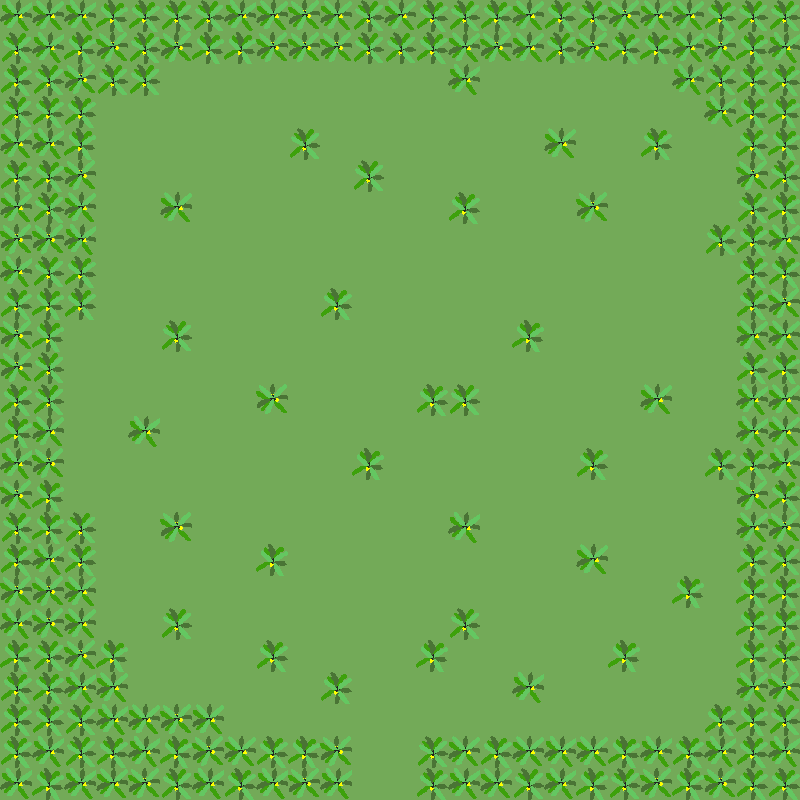

This game map was drawn from its Tiled (.tmx) file and the tilesets committed beside it. A one-line description and the full map source follow:
An orthogonal 25x25 tile map with 32x32 px tiles, 2 tile layers (background, blocked) and 22 objects (13x enemie, 7x coin, startingposition, portal).

<map version="1.5" tiledversion="1.7.2" orientation="orthogonal" renderorder="right-down" width="25" height="25" tilewidth="32" tileheight="32" infinite="0" nextlayerid="10" nextobjectid="23">
 <editorsettings>
  <export format="json" />
 </editorsettings>
 <tileset firstgid="1" name="poop_sheet" tilewidth="32" tileheight="32" tilecount="9" columns="3">
  <image source="tile_sheet.png" width="96" height="96" />
  <tile id="0">
   <properties>
    <property name="collides" type="bool" value="false" />
   </properties>
  </tile>
  <tile id="1">
   <properties>
    <property name="collides" type="bool" value="true" />
   </properties>
  </tile>
  <tile id="2">
   <properties>
    <property name="collides" type="bool" value="true" />
   </properties>
  </tile>
  <tile id="3">
   <properties>
    <property name="collides" type="bool" value="true" />
   </properties>
  </tile>
  <tile id="4">
   <properties>
    <property name="collides" type="bool" value="true" />
   </properties>
  </tile>
  <tile id="5">
   <properties>
    <property name="collides" type="bool" value="true" />
   </properties>
  </tile>
  <tile id="6">
   <properties>
    <property name="collides" type="bool" value="true" />
   </properties>
  </tile>
  <tile id="7">
   <properties>
    <property name="collides" type="bool" value="false" />
   </properties>
  </tile>
  <tile id="8">
   <properties>
    <property name="collides" type="bool" value="false" />
   </properties>
  </tile>
 </tileset>
 <layer id="2" name="background" width="25" height="25" locked="1">
  <data encoding="csv">
1,1,1,1,1,1,1,1,1,1,1,1,1,1,1,1,1,1,1,1,1,1,1,1,1,
1,1,1,1,1,1,1,1,1,1,1,1,1,1,1,1,1,1,1,1,1,1,1,1,1,
1,1,1,1,1,1,1,1,1,1,1,1,1,1,1,1,1,1,1,1,1,1,1,1,1,
1,1,1,1,1,1,1,1,1,1,1,1,1,1,1,1,1,1,1,1,1,1,1,1,1,
1,1,1,1,1,1,1,1,1,1,1,1,1,1,1,1,1,1,1,1,1,1,1,1,1,
1,1,1,1,1,1,1,1,1,1,1,1,1,1,1,1,1,1,1,1,1,1,1,1,1,
1,1,1,1,1,1,1,1,1,1,1,1,1,1,1,1,1,1,1,1,1,1,1,1,1,
1,1,1,1,1,1,1,1,1,1,1,1,1,1,1,1,1,1,1,1,1,1,1,1,1,
1,1,1,1,1,1,1,1,1,1,1,1,1,1,1,1,1,1,1,1,1,1,1,1,1,
1,1,1,1,1,1,1,1,1,1,1,1,1,1,1,1,1,1,1,1,1,1,1,1,1,
1,1,1,1,1,1,1,1,1,1,1,1,1,1,1,1,1,1,1,1,1,1,1,1,1,
1,1,1,1,1,1,1,1,1,1,1,1,1,1,1,1,1,1,1,1,1,1,1,1,1,
1,1,1,1,1,1,1,1,1,1,1,1,1,1,1,1,1,1,1,1,1,1,1,1,1,
1,1,1,1,1,1,1,1,1,1,1,1,1,1,1,1,1,1,1,1,1,1,1,1,1,
1,1,1,1,1,1,1,1,1,1,1,1,1,1,1,1,1,1,1,1,1,1,1,1,1,
1,1,1,1,1,1,1,1,1,1,1,1,1,1,1,1,1,1,1,1,1,1,1,1,1,
1,1,1,1,1,1,1,1,1,1,1,1,1,1,1,1,1,1,1,1,1,1,1,1,1,
1,1,1,1,1,1,1,1,1,1,1,1,1,1,1,1,1,1,1,1,1,1,1,1,1,
1,1,1,1,1,1,1,1,1,1,1,1,1,1,1,1,1,1,1,1,1,1,1,1,1,
1,1,1,1,1,1,1,1,1,1,1,1,1,1,1,1,1,1,1,1,1,1,1,1,1,
1,1,1,1,1,1,1,1,1,1,1,1,1,1,1,1,1,1,1,1,1,1,1,1,1,
1,1,1,1,1,1,1,1,1,1,1,1,1,1,1,1,1,1,1,1,1,1,1,1,1,
1,1,1,1,1,1,1,1,1,1,1,1,1,1,1,1,1,1,1,1,1,1,1,1,1,
1,1,1,1,1,1,1,1,1,1,1,1,1,1,1,1,1,1,1,1,1,1,1,1,1,
1,1,1,1,1,1,1,1,1,1,1,1,1,1,1,1,1,1,1,1,1,1,1,1,1
</data>
 </layer>
 <layer id="3" name="blocked" width="25" height="25">
  <data encoding="csv">
4,3,4,7,6,5,5,4,3,2,3,5,3,6,5,6,3,6,5,2,3,3,6,5,5,
5,4,7,2,5,2,7,7,2,2,2,5,5,6,3,2,3,5,2,6,7,3,2,7,4,
6,5,2,5,5,0,0,0,0,0,0,0,0,0,4,0,0,0,0,0,0,4,5,6,6,
5,6,6,0,0,0,0,0,0,0,0,0,0,0,0,0,0,0,0,0,0,0,4,7,7,
3,4,7,0,0,0,0,0,0,5,0,0,0,0,0,0,0,3,0,0,6,0,0,6,7,
6,6,2,0,0,0,0,0,0,0,0,5,0,0,0,0,0,0,0,0,0,0,0,2,5,
3,5,3,0,0,3,0,0,0,0,0,0,0,0,6,0,0,0,2,0,0,0,0,5,7,
2,2,4,0,0,0,0,0,0,0,0,0,0,0,0,0,0,0,0,0,0,0,5,6,3,
4,5,6,0,0,0,0,0,0,0,0,0,0,0,0,0,0,0,0,0,0,0,0,6,6,
6,7,6,0,0,0,0,0,0,0,6,0,0,0,0,0,0,0,0,0,0,0,0,6,2,
2,7,0,0,0,5,0,0,0,0,0,0,0,0,0,0,7,0,0,0,0,0,0,3,3,
2,5,0,0,0,0,0,0,0,0,0,0,0,0,0,0,0,0,0,0,0,0,0,6,7,
6,5,0,0,0,0,0,0,2,0,0,0,0,6,5,0,0,0,0,0,3,0,0,4,3,
7,3,0,0,4,0,0,0,0,0,0,0,0,0,0,0,0,0,0,0,0,0,0,4,3,
4,2,0,0,0,0,0,0,0,0,0,7,0,0,0,0,0,0,6,0,0,0,6,6,4,
2,7,0,0,0,0,0,0,0,0,0,0,0,0,0,0,0,0,0,0,0,0,0,2,6,
5,7,5,0,0,2,0,0,0,0,0,0,0,0,4,0,0,0,0,0,0,0,0,3,2,
6,4,6,0,0,0,0,0,7,0,0,0,0,0,0,0,0,0,3,0,0,0,0,6,5,
2,2,3,0,0,0,0,0,0,0,0,0,0,0,0,0,0,0,0,0,0,7,0,7,7,
4,2,3,0,0,5,0,0,0,0,0,0,0,0,5,0,0,0,0,0,0,0,0,7,7,
7,5,2,7,0,0,0,0,6,0,0,0,0,7,0,0,0,0,0,7,0,0,0,7,6,
6,6,4,3,0,0,0,0,0,0,6,0,0,0,0,0,4,0,0,0,0,0,0,3,2,
6,6,5,4,3,2,3,0,0,0,0,0,0,0,0,0,0,0,0,0,0,0,6,7,5,
6,4,5,6,4,7,2,3,6,7,2,0,0,5,3,6,3,4,3,7,4,6,4,6,4,
4,7,4,3,2,5,4,6,4,2,4,0,0,6,4,3,5,4,7,5,2,7,2,6,6
</data>
 </layer>
 <objectgroup id="6" name="player">
  <object id="1" name="startingposition" type="startingposition" x="384" y="761">
   <point />
  </object>
 </objectgroup>
 <objectgroup id="7" name="enemies">
  <object id="10" name="enemie" type="enemie" x="180" y="141">
   <point />
  </object>
  <object id="11" name="enemie" type="enemie" x="531" y="115">
   <point />
  </object>
  <object id="12" name="enemie" type="enemie" x="633" y="187">
   <point />
  </object>
  <object id="13" name="enemie" type="enemie" x="627" y="353">
   <point />
  </object>
  <object id="14" name="enemie" type="enemie" x="656" y="286">
   <point />
  </object>
  <object id="15" name="enemie" type="enemie" x="321" y="260">
   <point />
  </object>
  <object id="16" name="enemie" type="enemie" x="494" y="293">
   <point />
  </object>
  <object id="17" name="enemie" type="enemie" x="411" y="347">
   <point />
  </object>
  <object id="18" name="enemie" type="enemie" x="246" y="131">
   <point />
  </object>
  <object id="19" name="enemie" type="enemie" x="315" y="525">
   <point />
  </object>
  <object id="20" name="enemie" type="enemie" x="204" y="460">
   <point />
  </object>
  <object id="21" name="enemie" type="enemie" x="577" y="426">
   <point />
  </object>
  <object id="22" name="enemie" type="enemie" x="470" y="487">
   <point />
  </object>
 </objectgroup>
 <objectgroup id="8" name="coins">
  <object id="3" name="coin" type="coin" x="175" y="114">
   <point />
  </object>
  <object id="4" name="coin" type="coin" x="597" y="116">
   <point />
  </object>
  <object id="5" name="coin" type="coin" x="684" y="350">
   <point />
  </object>
  <object id="6" name="coin" type="coin" x="516" y="480">
   <point />
  </object>
  <object id="7" name="coin" type="coin" x="262" y="355">
   <point />
  </object>
  <object id="8" name="coin" type="coin" x="436" y="301">
   <point />
  </object>
  <object id="9" name="coin" type="coin" x="283" y="217">
   <point />
  </object>
 </objectgroup>
 <objectgroup id="9" name="portal">
  <object id="2" name="portal" type="portal" x="384" y="793">
   <point />
  </object>
 </objectgroup>
</map>